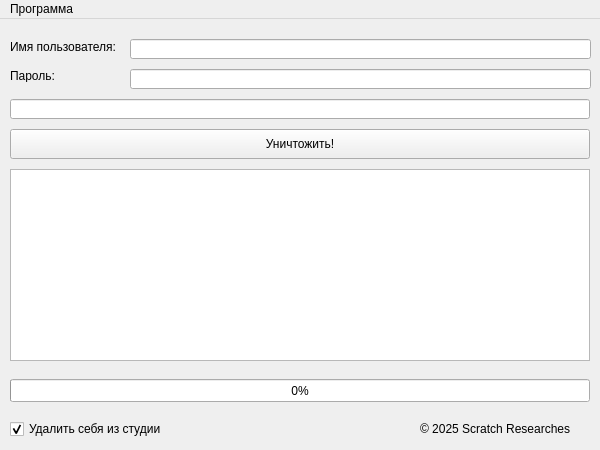
<?xml version="1.0" encoding="UTF-8"?>
<ui version="4.0">
 <class>MainWindow</class>
 <widget class="QMainWindow" name="MainWindow">
  <property name="geometry">
   <rect>
    <x>0</x>
    <y>0</y>
    <width>600</width>
    <height>450</height>
   </rect>
  </property>
  <property name="sizePolicy">
   <sizepolicy hsizetype="Fixed" vsizetype="Fixed">
    <horstretch>0</horstretch>
    <verstretch>0</verstretch>
   </sizepolicy>
  </property>
  <property name="minimumSize">
   <size>
    <width>600</width>
    <height>430</height>
   </size>
  </property>
  <property name="maximumSize">
   <size>
    <width>600</width>
    <height>450</height>
   </size>
  </property>
  <property name="windowTitle">
   <string>Studio.Destroy().v2.1</string>
  </property>
  <widget class="QWidget" name="centralwidget">
   <widget class="QCheckBox" name="delete_myself_chbks">
    <property name="geometry">
     <rect>
      <x>10</x>
      <y>400</y>
      <width>171</width>
      <height>20</height>
     </rect>
    </property>
    <property name="text">
     <string>Удалить себя из студии</string>
    </property>
    <property name="checked">
     <bool>true</bool>
    </property>
   </widget>
   <widget class="QLineEdit" name="username_line">
    <property name="geometry">
     <rect>
      <x>130</x>
      <y>20</y>
      <width>461</width>
      <height>20</height>
     </rect>
    </property>
   </widget>
   <widget class="QLabel" name="username_label">
    <property name="geometry">
     <rect>
      <x>10</x>
      <y>20</y>
      <width>111</width>
      <height>16</height>
     </rect>
    </property>
    <property name="text">
     <string>Имя пользователя:</string>
    </property>
   </widget>
   <widget class="QLabel" name="password_label">
    <property name="geometry">
     <rect>
      <x>10</x>
      <y>50</y>
      <width>47</width>
      <height>13</height>
     </rect>
    </property>
    <property name="text">
     <string>Пароль:</string>
    </property>
   </widget>
   <widget class="QLineEdit" name="password_line">
    <property name="geometry">
     <rect>
      <x>130</x>
      <y>50</y>
      <width>461</width>
      <height>20</height>
     </rect>
    </property>
    <property name="inputMask">
     <string notr="true"/>
    </property>
    <property name="echoMode">
     <enum>QLineEdit::Password</enum>
    </property>
   </widget>
   <widget class="QLineEdit" name="studio_line">
    <property name="geometry">
     <rect>
      <x>10</x>
      <y>80</y>
      <width>580</width>
      <height>20</height>
     </rect>
    </property>
   </widget>
   <widget class="QLabel" name="copyright_label">
    <property name="geometry">
     <rect>
      <x>420</x>
      <y>400</y>
      <width>181</width>
      <height>20</height>
     </rect>
    </property>
    <property name="styleSheet">
     <string notr="true">opacity: 0;</string>
    </property>
    <property name="text">
     <string>© 2025 Scratch Researches</string>
    </property>
   </widget>
   <widget class="QListWidget" name="log">
    <property name="geometry">
     <rect>
      <x>10</x>
      <y>150</y>
      <width>580</width>
      <height>192</height>
     </rect>
    </property>
   </widget>
   <widget class="QProgressBar" name="progressBar">
    <property name="geometry">
     <rect>
      <x>10</x>
      <y>360</y>
      <width>580</width>
      <height>23</height>
     </rect>
    </property>
    <property name="value">
     <number>0</number>
    </property>
   </widget>
   <widget class="QPushButton" name="destroy_btn">
    <property name="geometry">
     <rect>
      <x>10</x>
      <y>110</y>
      <width>580</width>
      <height>30</height>
     </rect>
    </property>
    <property name="text">
     <string>Уничтожить!</string>
    </property>
   </widget>
  </widget>
  <widget class="QMenuBar" name="menuBar">
   <property name="geometry">
    <rect>
     <x>0</x>
     <y>0</y>
     <width>600</width>
     <height>26</height>
    </rect>
   </property>
   <widget class="QMenu" name="programm_menu">
    <property name="title">
     <string>Программа</string>
    </property>
    <addaction name="clear_logs_btn"/>
   </widget>
   <addaction name="programm_menu"/>
  </widget>
  <action name="get_cookie_btn">
   <property name="text">
    <string>Посмотреть куки</string>
   </property>
  </action>
  <action name="clear_logs_btn">
   <property name="checkable">
    <bool>false</bool>
   </property>
   <property name="text">
    <string>Очистить логи</string>
   </property>
  </action>
 </widget>
 <resources/>
 <connections/>
</ui>
